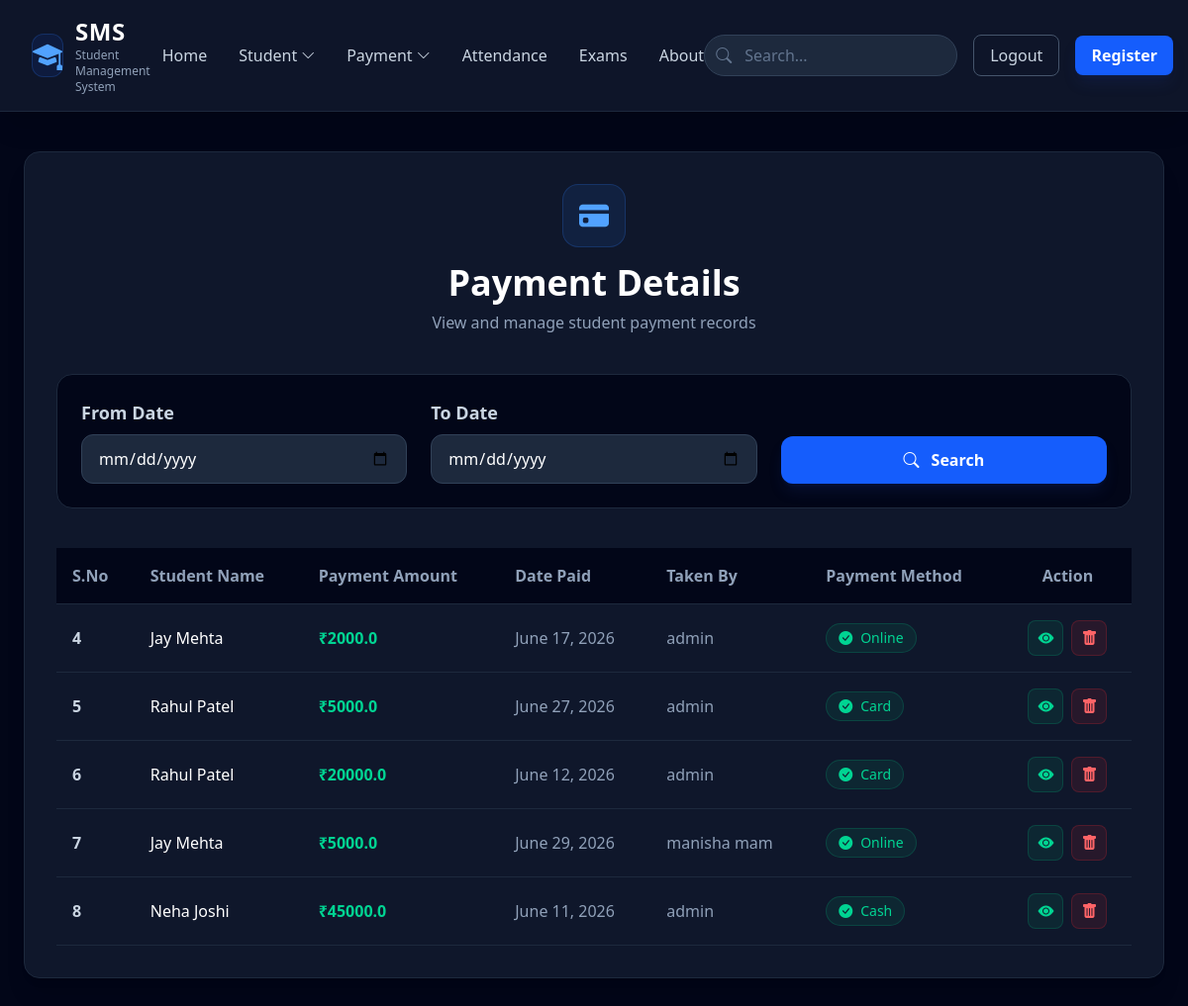
The app's page /showpayment/ with its own data.
### student_app/models.py (models this page shows, shortened)
class Payment(models.Model):
    method = (
        ('cash', 'cash'),
        ('online', 'online'),
        ('card', 'card')
    )
    name = models.ForeignKey(Student, on_delete=models.CASCADE)
    payment_amount = models.FloatField()
    date = models.DateField()
    taken_by = models.CharField(max_length=50)
    payment_method = models.CharField(max_length=50, choices=method)

class Student(models.Model):
    gender = (
        ('male','male'),
        ('female','female')
    )
    name = models.CharField(max_length=50)
    gender = models.CharField(max_length=10,choices=gender)
    phone = models.IntegerField()
    city = models.CharField(max_length=50)
    course = models.CharField(max_length=50)
    fees = models.FloatField()
    image = models.ImageField(upload_to='media')
    def __str__(self):
        return self.name

### student_app/views.py (the view)
# urls.py: path('showpayment/',views.showpayment),
def showpayment(request):
    payment = Payment.objects.all()
    return render(request,'showpayment.html',{'payment':payment})

### templates/showpayment.html
{% extends "base.html" %}
{% block contain %}
    <div class="max-w-7xl mx-auto px-6 py-10">
        <div class="bg-slate-900 border border-slate-800 rounded-2xl shadow-xl p-8">
            <div class="text-center mb-10">
                <div class="w-16 h-16 mx-auto mb-4 rounded-2xl bg-blue-500/10 border border-blue-500/20 flex items-center justify-center">
                    <i class="bi bi-credit-card-fill text-3xl text-blue-400"></i>
                </div>
                <h1 class="text-4xl font-bold text-white">
                    Payment Details
                </h1>
                <p class="text-slate-400 mt-2">
                    View and manage student payment records
                </p>
            </div>
            <form class="grid md:grid-cols-3 gap-6 mb-10 bg-slate-950 border border-slate-800 rounded-2xl p-6">
                <div>
                    <label class="block text-lg font-semibold mb-2 text-slate-300">
                        From Date
                    </label>
                    <input type="date"
                        class="w-full bg-slate-800 border border-slate-700 text-white rounded-xl px-4 py-3 focus:outline-none focus:border-blue-500 focus:ring-2 focus:ring-blue-500/20 transition">
                </div>
                <div>
                    <label class="block text-lg font-semibold mb-2 text-slate-300">
                        To Date
                    </label>
                    <input type="date"
                        class="w-full bg-slate-800 border border-slate-700 text-white rounded-xl px-4 py-3 focus:outline-none focus:border-blue-500 focus:ring-2 focus:ring-blue-500/20 transition">
                </div>
                <div class="flex items-end">
                    <button type="submit"
                        class="w-full bg-blue-600 text-white py-3 rounded-xl font-semibold hover:bg-blue-500 shadow-lg shadow-blue-900/20 transition">
                        <i class="bi bi-search mr-2"></i>
                        Search
                    </button>
                </div>
            </form>
            <div class="overflow-x-auto">
                <table class="w-full">
                    <thead>
                        <tr class="bg-slate-950 border-b border-slate-800">
                            <th class="px-4 py-4 text-left text-slate-400 font-semibold">S.No</th>
                            <th class="px-4 py-4 text-left text-slate-400 font-semibold">Student Name</th>
                            <th class="px-4 py-4 text-left text-slate-400 font-semibold">Payment Amount</th>
                            <th class="px-4 py-4 text-left text-slate-400 font-semibold">Date Paid</th>
                            <th class="px-4 py-4 text-left text-slate-400 font-semibold">Taken By</th>
                            <th class="px-4 py-4 text-left text-slate-400 font-semibold">Payment Method</th>
                            <th class="px-4 py-4 text-center text-slate-400 font-semibold">Action</th>
                        </tr>
                    </thead>
                    <tbody>
                        {% for i in payment %}
                        <tr class="border-b border-slate-800 hover:bg-slate-800/50 transition">
                            <td class="px-4 py-4 text-slate-300 font-semibold">
                                {{i.id}}
                            </td>
                            <td class="px-4 py-4 text-white font-medium">
                                {{i.name}}
                            </td>
                            <td class="px-4 py-4 text-emerald-400 font-semibold">
                                ₹{{i.payment_amount}}
                            </td>
                            <td class="px-4 py-4 text-slate-400">
                                {{i.date}}
                            </td>
                            <td class="px-4 py-4 text-slate-400">
                                {{i.taken_by}}
                            </td>
                            <td class="px-4 py-4">
                                <span class="inline-flex items-center gap-2 bg-emerald-500/10 border border-emerald-500/20 text-emerald-400 px-3 py-1 rounded-full text-sm font-medium">
                                    <i class="bi bi-check-circle-fill"></i>
                                    {{i.payment_method}}
                                </span>
                            </td>
                            <td class="px-4 py-4">
                                <div class="flex justify-center gap-2">
                                    <a href="/studentdetail/{{i.id}}"
                                        class="bg-emerald-500/10 border border-emerald-500/20 text-emerald-400 hover:bg-emerald-600 hover:text-white w-9 h-9 rounded-lg flex items-center justify-center transition">
                                        <i class="bi bi-eye-fill"></i>
                                    </a>
                                    <a href="/delete/{{i.id}}"
                                        class="bg-red-500/10 border border-red-500/20 text-red-400 hover:bg-red-600 hover:text-white w-9 h-9 rounded-lg flex items-center justify-center transition">
                                        <i class="bi bi-trash-fill"></i>
                                    </a>
                                </div>
                            </td>
                        </tr>
                        {% endfor %}
                    </tbody>
                </table>
            </div>
        </div>
    </div>
{% endblock contain %}

### records on screen
Payment: id "4", name "Jay Mehta", payment_amount "2000.0", date "June 17, 2026", taken_by "admin", payment_method "Online"
Payment: id "5", name "Rahul Patel", payment_amount "5000.0", date "June 27, 2026", taken_by "admin", payment_method "Card"
Payment: id "6", name "Rahul Patel", payment_amount "20000.0", date "June 12, 2026", taken_by "admin", payment_method "Card"
Payment: id "7", name "Jay Mehta", payment_amount "5000.0", date "June 29, 2026", taken_by "manisha mam", payment_method "Online"
Payment: id "8", name "Neha Joshi", payment_amount "45000.0", date "June 11, 2026", taken_by "admin", payment_method "Cash"
